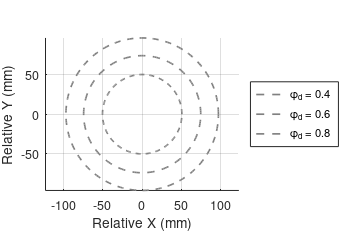

This chart was generated by the following MATLAB code:
%% Unified Multi-File Trajectory Plotting Script - Updated Legend
target_path = 'C:\Users\ncbyrd\OneDrive - Texas A&M University\Research\PHD Students\Nathan\LatticeStructure\LatticeStruc_Matlab\taskspacecode\NDI Magnetic Tracking\Experiment_TrackingData\Circular_ExperimentData\NDI_Grouping';

% 1. Constants
L_backbone = 256; 
phi_targets = [0.4, 0.6, 0.8];
theta_samples = linspace(0, 2*pi, 200); 

% 2. Identify files
file_list = dir(fullfile(target_path, '*.mat'));

% 3. Initialize Figure
fig_overlay = figure('Name', 'NDI Overlay vs Desired Trajectories', 'Color', 'w');
hold on; grid on;
colors = lines(length(file_list));

% 4. Plot Desired Reference Circles (phi_d)
for p = 1:length(phi_targets)
    phi = phi_targets(p);
    R_ref = L_backbone * (1 - cos(phi)) / phi;
    x_ref = R_ref * cos(theta_samples);
    y_ref = R_ref * sin(theta_samples);
    
    plot(x_ref, y_ref, '--', 'Color', [0.5 0.5 0.5], 'LineWidth', 1.2, ...
        'DisplayName', sprintf('\\phi_{d} = %.1f', phi));
end

% 5. Loop through files and overlay data (phi_a)
for k = 1:length(file_list)
    filename_str = file_list(k).name;
    data = load(fullfile(target_path, filename_str));
    
    if isfield(data, 'x_actual')
        x_p = data.x_actual; y_p = data.y_actual;
    elseif isfield(data, 'x_final')
        x_p = data.x_final;  y_p = data.y_final;
    else
        continue; 
    end
    
    % --- Parse filename for phi_a and Frequency ---
    phi_val = '';
    if contains(filename_str, '0.4Phi'), phi_val = '0.4';
    elseif contains(filename_str, '0.6Phi'), phi_val = '0.6';
    elseif contains(filename_str, '0.8Phi'), phi_val = '0.8';
    end
    
    freq_val = '';
    if contains(filename_str, 'Time30'), freq_val = '\pi/15';
    elseif contains(filename_str, 'Time60'), freq_val = '\pi/30';
    end
    
    % Build the streamlined name: phi_a = 0.6, Frequency 2pi/30
    if ~isempty(phi_val) && ~isempty(freq_val)
        streamlined_name = sprintf('\\phi_{a, %s} = %s', freq_val, phi_val);
    else
        streamlined_name = strrep(filename_str, '_', ' '); 
    end
    
    plot(x_p, y_p, 'LineWidth', 1.5, 'Color', colors(k, :), ...
         'DisplayName', streamlined_name); 
end

% 6. Standard Formatting
xlabel('Relative X (mm)', 'FontSize', 10);
ylabel('Relative Y (mm)', 'FontSize', 10);
axis equal; 
view(2);

% Legend placement (matches Square_XYPath style)
lgd = legend('show');
set(lgd, 'Interpreter', 'tex', 'Location', 'eastoutside', 'NumColumns', 1, 'FontSize', 8);

% --- AUTOMATIC EXPORT SETUP (3.5x2.5) ---
set(fig_overlay, 'Units', 'inches');
set(fig_overlay, 'Position', [1, 1, 3.5, 2.5]); 
set(fig_overlay, 'PaperUnits', 'inches');
set(fig_overlay, 'PaperPosition', [0, 0, 3.5, 2.5]);
set(fig_overlay, 'PaperSize', [3.5, 2.5]);
set(gca, 'FontSize', 9, 'FontName', 'Helvetica');
